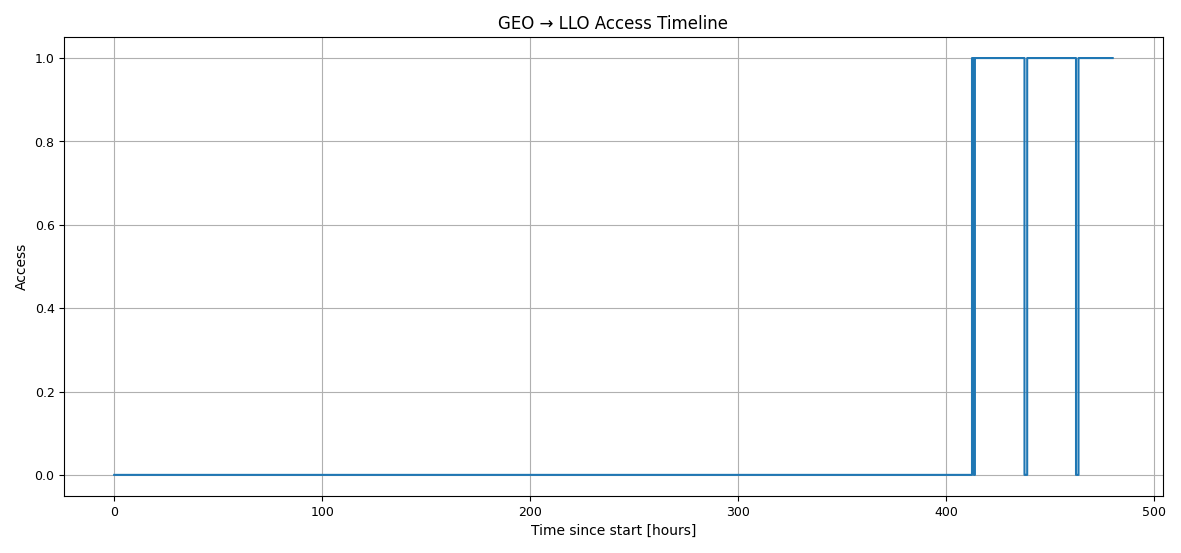

Write the Python code that produced this figure.
import numpy as np
import matplotlib.pyplot as plt
from datetime import datetime, timedelta

from Basilisk.utilities import (
    SimulationBaseClass,
    macros,
    orbitalMotion,
    simIncludeGravBody,
    vizSupport
)
from Basilisk.simulation import spacecraft, spacecraftLocation
from Basilisk.topLevelModules import pyswice
from Basilisk.utilities.pyswice_spk_utilities import spkRead


def run(show_plots=True):

    # ==========================================================
    # 1. 仿真基础配置
    # ==========================================================
    simTaskName = "dynTask"
    simProcessName = "dynProcess"

    scSim = SimulationBaseClass.SimBaseClass()
    scSim.SetProgressBar(True)

    dynProcess = scSim.CreateNewProcess(simProcessName)
    timeStep = macros.sec2nano(120.0)
    dynProcess.addTask(scSim.CreateNewTask(simTaskName, timeStep))

    simTime = macros.day2nano(20)

    # ==========================================================
    # 2. 引力环境 + SPICE
    # ==========================================================
    gravFactory = simIncludeGravBody.gravBodyFactory()

    earth = gravFactory.createEarth()
    earth.isCentralBody = True

    moon = gravFactory.createMoon()
    moon.isCentralBody = False

    muEarth = earth.mu
    muMoon = moon.mu

    startTimeUTC = "2026 January 04 15:00:00.0"
    timeInit = datetime.strptime(startTimeUTC, "%Y %B %d %H:%M:%S.%f")

    spice = gravFactory.createSpiceInterface(
        time=startTimeUTC,
        epochInMsg=True
    )
    spice.zeroBase = 'Earth'
    scSim.AddModelToTask(simTaskName, spice)

    pyswice.furnsh_c(spice.SPICEDataPath + "de430.bsp")
    pyswice.furnsh_c(spice.SPICEDataPath + "naif0012.tls")
    pyswice.furnsh_c(spice.SPICEDataPath + "pck00010.tpc")

    # ==========================================================
    # 3. GEO 观测卫星
    # ==========================================================
    geo = spacecraft.Spacecraft()
    geo.ModelTag = "GEO_Obs"

    geo.hub.mHub = 3000
    geo.hub.IHubPntBc_B = np.diag([2000, 2200, 1800])

    gravFactory.addBodiesTo(geo)
    scSim.AddModelToTask(simTaskName, geo)

    oe_geo = orbitalMotion.ClassicElements()
    oe_geo.a = 42164e3
    oe_geo.e = 5e-5
    oe_geo.i = 0.05 * macros.D2R
    oe_geo.Omega = 60 * macros.D2R
    oe_geo.omega = 0.0
    oe_geo.f = 0.0

    r_geo, v_geo = orbitalMotion.elem2rv(muEarth, oe_geo)

    geo.hub.r_CN_NInit = r_geo
    geo.hub.v_CN_NInit = v_geo
    geo.hub.sigma_BNInit = [[0], [0], [0]]
    geo.hub.omega_BN_BInit = [[0], [0], [0]]

    # ==========================================================
    # 4. LLO 目标卫星（月心 → 地心）
    # ==========================================================
    llo = spacecraft.Spacecraft()
    llo.ModelTag = "LLO_Target"

    llo.hub.mHub = 600
    llo.hub.IHubPntBc_B = np.diag([300, 280, 250])

    gravFactory.addBodiesTo(llo)
    scSim.AddModelToTask(simTaskName, llo)

    oe_llo = orbitalMotion.ClassicElements()
    oe_llo.a = 1838e3
    oe_llo.e = 0.005
    oe_llo.i = 10 * macros.D2R
    oe_llo.Omega = 30 * macros.D2R
    oe_llo.omega = 0.0
    oe_llo.f = 180 * macros.D2R

    rLLO_M, vLLO_M = orbitalMotion.elem2rv(muMoon, oe_llo)

    moonState = 1000 * spkRead(
        'moon',
        startTimeUTC,
        'J2000',
        'earth'
    )

    rMoon = moonState[0:3]
    vMoon = moonState[3:6]

    llo.hub.r_CN_NInit = rMoon + rLLO_M
    llo.hub.v_CN_NInit = vMoon + vLLO_M
    llo.hub.sigma_BNInit = [[0], [0], [0]]
    llo.hub.omega_BN_BInit = [[0], [0], [0]]

    # ==========================================================
    # 5. GEO → LLO 建链检测
    # ==========================================================
    access = spacecraftLocation.SpacecraftLocation()
    access.ModelTag = "GEO_LLO_Access"

    access.primaryScStateInMsg.subscribeTo(geo.scStateOutMsg)
    access.addSpacecraftToModel(llo.scStateOutMsg)

    access.aHat_B = [1, 0, 0]
    access.theta = np.deg2rad(25.0)
    access.maximumRange = 6.0e8

    access.rEquator = earth.radEquator
    access.rPolar = earth.radEquator * 0.996

    scSim.AddModelToTask(simTaskName, access)

    # ==========================================================
    # 6. 数据记录
    # ==========================================================
    accessRec = access.accessOutMsgs[0].recorder()
    scSim.AddModelToTask(simTaskName, accessRec)

    # ==========================================================
    # 7. 可视化（可选）
    # ==========================================================
    if vizSupport.vizFound:
        viz = vizSupport.enableUnityVisualization(
            scSim,
            simTaskName,
            [geo, llo],
            saveFile="GEO_LLO_Link"
        )

    # ==========================================================
    # 8. 运行仿真
    # ==========================================================
    scSim.InitializeSimulation()
    scSim.ConfigureStopTime(simTime)
    scSim.ExecuteSimulation()

    # ==========================================================
    # 9. 通信窗口统计
    # ==========================================================
    times = accessRec.times() * macros.NANO2SEC
    accessFlag = accessRec.hasAccess

    windows = []
    inAccess = False

    for t, a in zip(times, accessFlag):
        if a and not inAccess:
            t0 = t
            inAccess = True
        elif not a and inAccess:
            windows.append((t0, t))
            inAccess = False

    if inAccess:
        windows.append((t0, times[-1]))

    print("\nGEO → LLO 通信窗口：")
    for i, (t0, t1) in enumerate(windows):
        print(
            f"Window {i+1}: "
            f"{timeInit + timedelta(seconds=t0)} → "
            f"{timeInit + timedelta(seconds=t1)} "
            f"({(t1-t0)/60:.1f} min)"
        )

    # ==========================================================
    # 10. Access 时间轴
    # ==========================================================
    if show_plots:
        plt.figure()
        plt.step(times/3600, accessFlag, where='post')
        plt.xlabel("Time since start [hours]")
        plt.ylabel("Access")
        plt.title("GEO → LLO Access Timeline")
        plt.grid(True)
        plt.show()

    gravFactory.unloadSpiceKernels()


if __name__ == "__main__":
    run(True)
